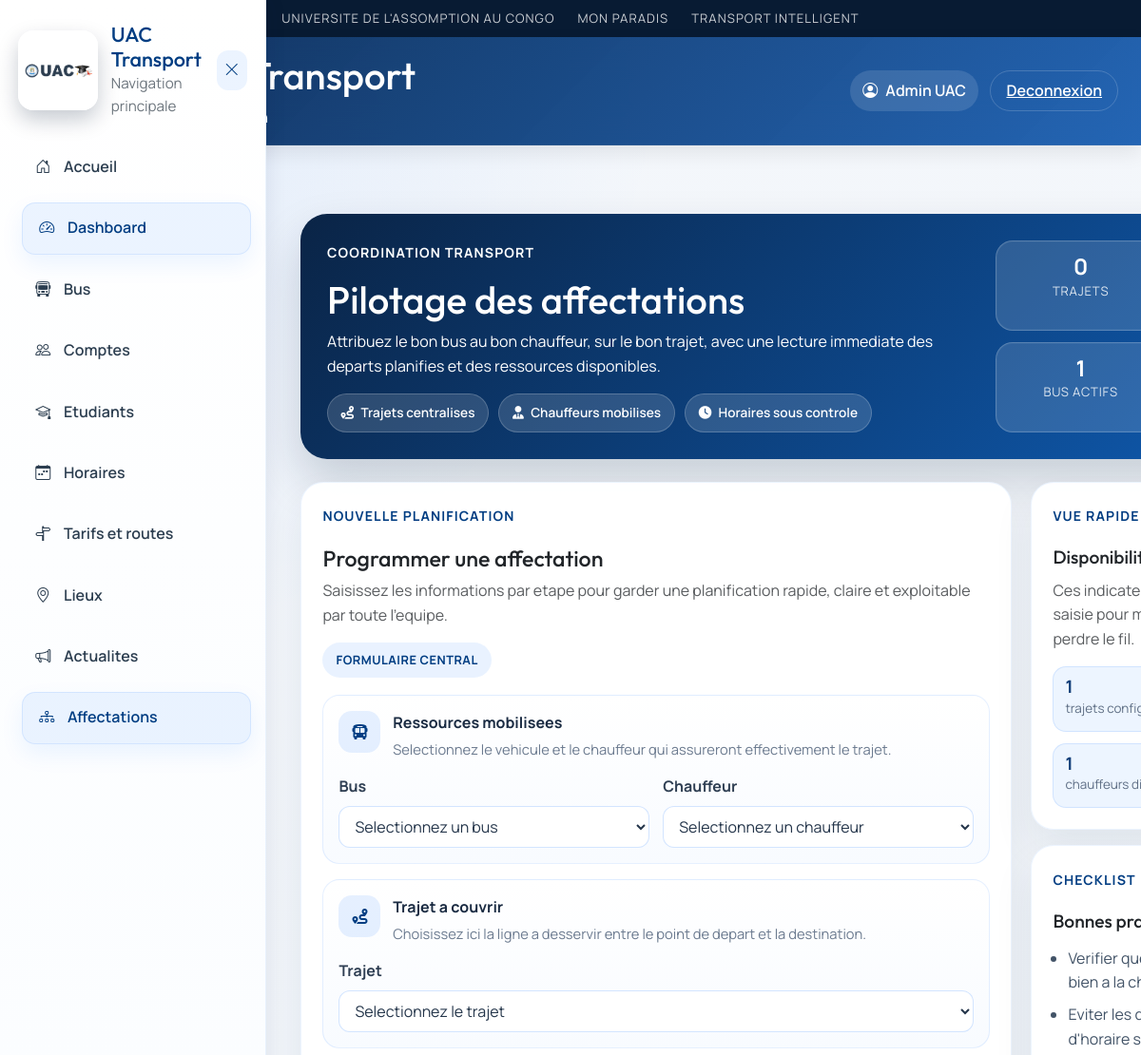
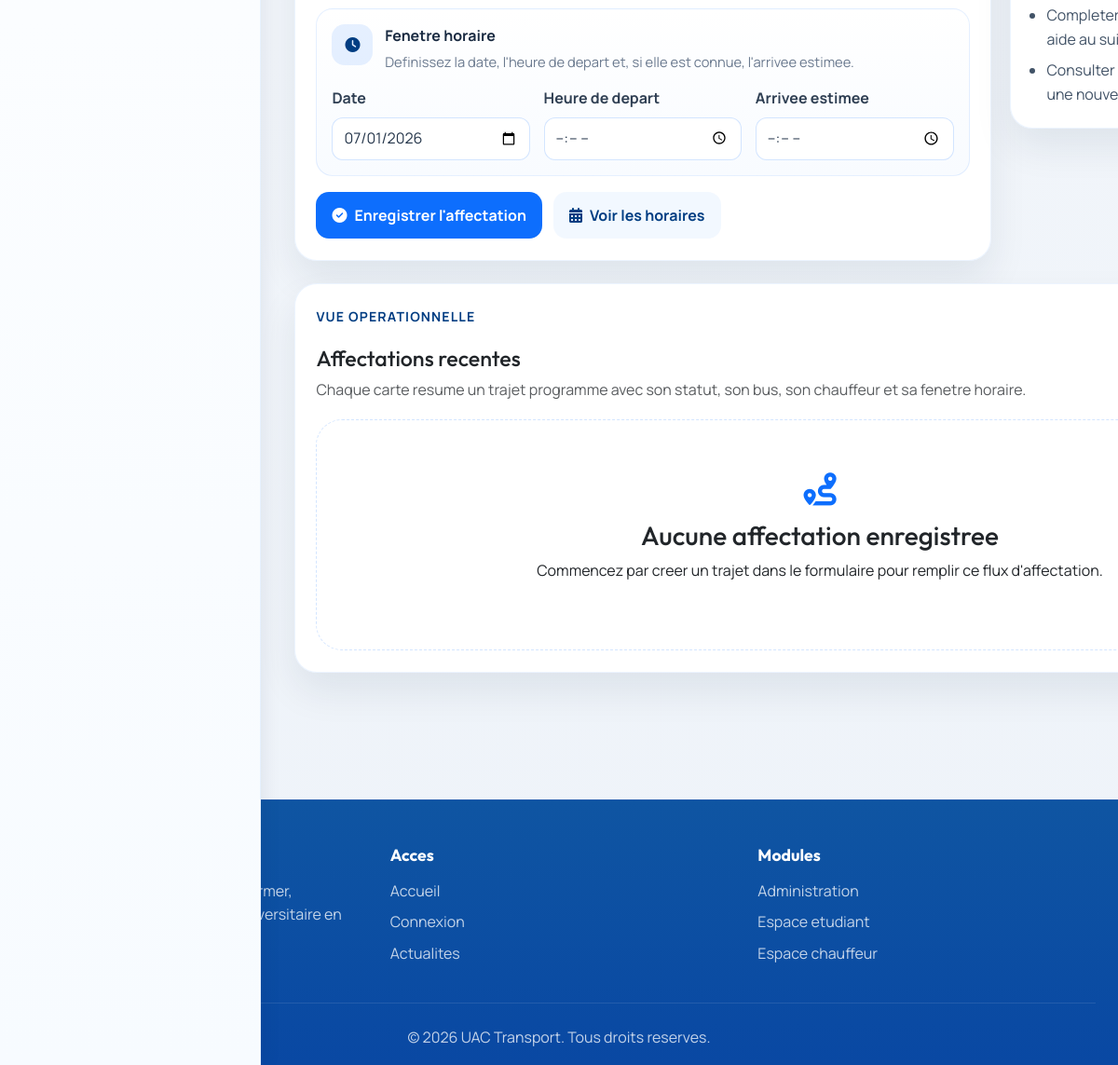
The page /admin/assignments (signed in) on the database as committed earlier (2 pictures, top to bottom).
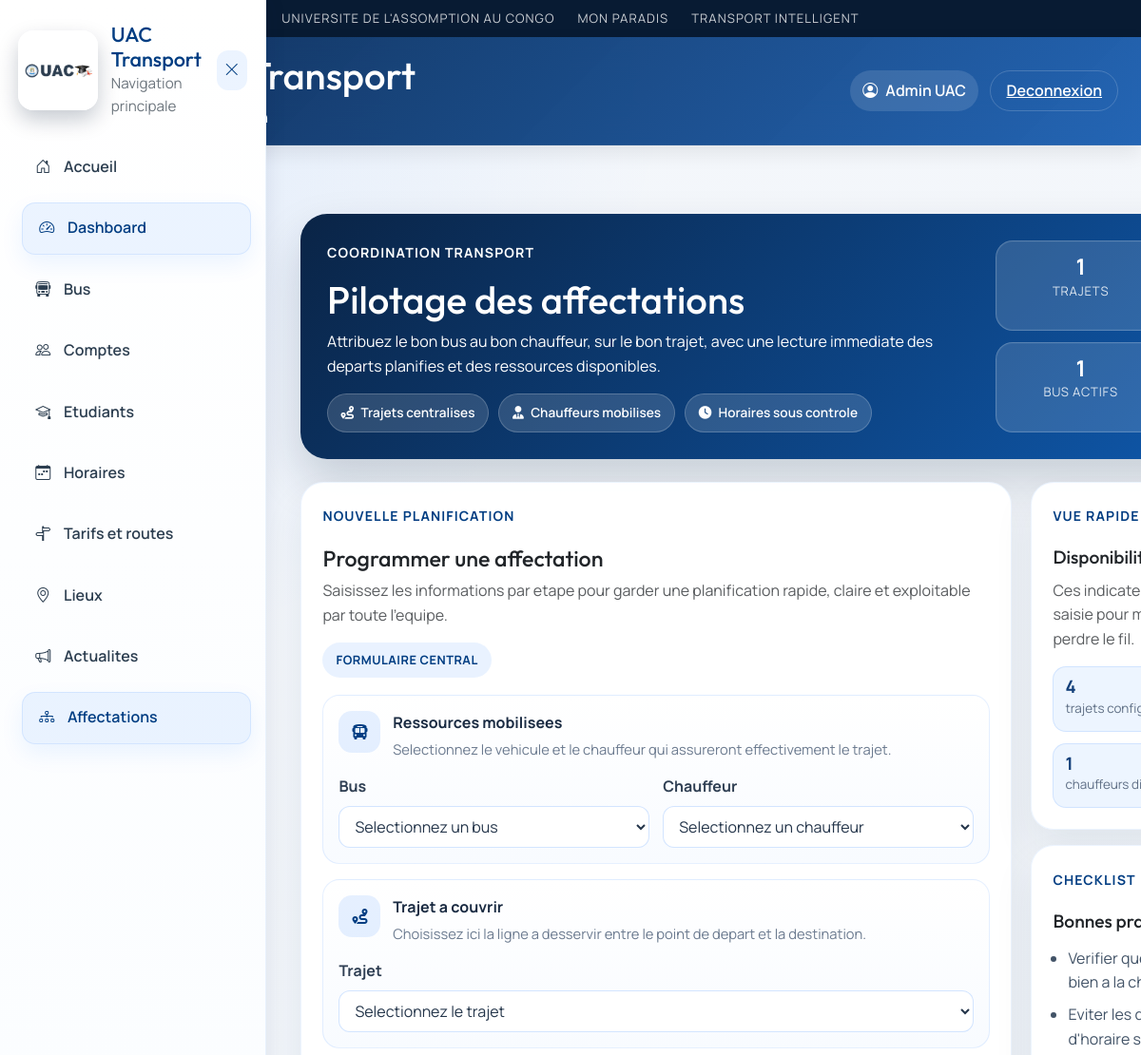
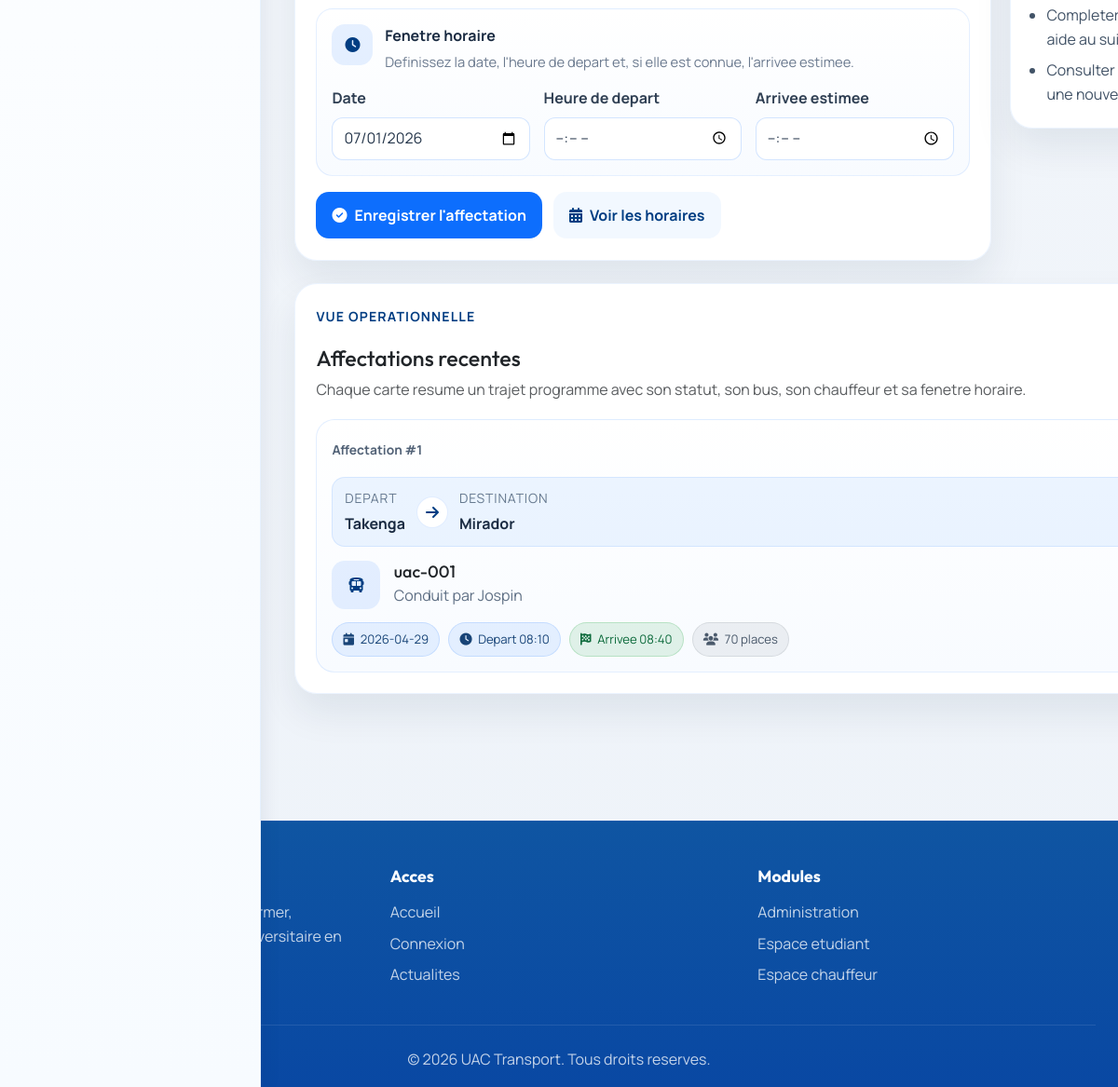
The same page on the database as committed later (2 pictures, top to bottom).
### tables this page shows
CREATE TABLE assignments (
        id INTEGER PRIMARY KEY AUTOINCREMENT,
        bus_id INTEGER NOT NULL,
        driver_id INTEGER NOT NULL,
        date TEXT,
        heure_depart TEXT,
        heure_arrivee TEXT,
        route_id INTEGER,
        statut TEXT DEFAULT 'planifie', statut_travail TEXT DEFAULT 'OUI',
        FOREIGN KEY(bus_id) REFERENCES buses(id),
        FOREIGN KEY(driver_id) REFERENCES drivers(id),
        FOREIGN KEY(route_id) REFERENCES routes(id)
    );

CREATE TABLE locations (
        id INTEGER PRIMARY KEY AUTOINCREMENT,
        nom TEXT NOT NULL UNIQUE,
        type TEXT NOT NULL,
        latitude REAL,
        longitude REAL
    );

CREATE TABLE buses (
        id INTEGER PRIMARY KEY AUTOINCREMENT,
        plaque TEXT NOT NULL,
        capacite INTEGER,
        statut TEXT DEFAULT 'actif'
    , current_lat REAL, current_lon REAL, dernier_arret TEXT);

CREATE TABLE users (
        id INTEGER PRIMARY KEY AUTOINCREMENT,
        nom TEXT NOT NULL,
        email TEXT UNIQUE NOT NULL,
        password TEXT NOT NULL,
        role TEXT NOT NULL
    , telephone TEXT, permis TEXT, photo_path TEXT, matricule TEXT);

### app.py (the view, shortened to what this page needs)
@app.route("/admin/assignments", methods=["GET", "POST"])
def admin_assignments():
    if session.get("role") != "admin":
        return redirect(url_for("login"))
    conn = get_db()
    buses = conn.execute("SELECT * FROM buses WHERE statut = 'actif'").fetchall()
    drivers = conn.execute("SELECT * FROM users WHERE role = 'driver'").fetchall()
    routes = conn.execute("""
        SELECT r.id, l1.nom AS depart, l2.nom AS destination, r.prix_aller, r.prix_retour
        FROM routes r
        LEFT JOIN locations l1 ON r.depart_id = l1.id
        LEFT JOIN locations l2 ON r.destination_id = l2.id
        ORDER BY l1.nom, l2.nom
    """).fetchall()
    assignments = conn.execute("""
        SELECT
            a.id,
            a.bus_id,
            a.driver_id,
            a.route_id,
            a.date,
            a.heure_depart,
            a.heure_arrivee,
            COALESCE(a.statut, 'planifie') AS statut,
            b.plaque,
            b.capacite,
            u.nom AS chauffeur,
            l1.nom AS depart,
            l2.nom AS destination
        FROM assignments a
        JOIN buses b ON a.bus_id = b.id
        JOIN users u ON a.driver_id = u.id
        LEFT JOIN routes r ON a.route_id = r.id
        LEFT JOIN locations l1 ON r.depart_id = l1.id
        LEFT JOIN locations l2 ON r.destination_id = l2.id
        ORDER BY a.date DESC, a.heure_depart ASC
    """).fetchall()
    today_iso = date.today().isoformat()
    assignment_stats = {
        "total": len(assignments),
        "today": sum(1 for assign in assignments if assign["date"] == today_iso),
        "active_buses": len(buses),
        "drivers": len(drivers),
        "routes": len(routes),
    }
    conn.close()
    return render_template(
        "admin/assignments.html",
        buses=buses,
        drivers=drivers,
        routes=routes,
        assignments=assignments,
        assignment_stats=assignment_stats,
        today_iso=today_iso,
    )

### app.py (called while the page is built)
def get_db():
    conn = sqlite3.connect(DATABASE)
    conn.row_factory = sqlite3.Row
    return conn

def get_current_user():
    user_id = session.get("user_id")
    if not user_id:
        return None
    conn = get_db()
    user = conn.execute("SELECT * FROM users WHERE id = ?", (user_id,)).fetchone()
    conn.close()
    return user

@app.context_processor
def inject_current_user():
    return {
        "current_user": get_current_user(),
        "profile_photo_url": profile_photo_url,
        "user_initials": get_user_initials,
    }

### templates/admin/assignments.html (shortened to what the changed rows need)
{% extends "base.html" %}
{% block content %}
<div class="container my-4 my-lg-5 admin-page admin-assignments-page">
    <section class="page-header mb-4 assignment-hero">
        <div class="assignment-hero-copy">
            <h1>Pilotage des affectations</h1>
        </div>
        <div class="assignment-header-stats">
            <div class="assignment-mini-stat">
                <strong>{{ assignment_stats.total }}</strong>
                <span>trajets</span>
            </div>
        </div>
    </section>
    <div class="assignment-layout">
        <section class="card border-0 assignment-form-card">
            <div class="card-body">
                <div class="assignment-card-head">
                    <div>
                        <h2>Programmer une affectation</h2>
                    </div>
                </div>
            </div>
        </section>
        <aside class="assignment-side-stack">
            <section class="card border-0 assignment-side-card assignment-side-card--focus">
                <div class="card-body">
                    <div class="assignment-side-metrics">
                        <div>
                            <strong>{{ assignment_stats.routes }}</strong>
                            <span>trajets configures</span>
                        </div>
                    </div>
                </div>
            </section>
        </aside>
    </div>
    <section class="card border-0 assignment-stream-card mt-4">
        <div class="card-body">
            <div class="assignment-card-head">
                <div>
                    <h2>Affectations recentes</h2>
                </div>
            </div>
            {% if assignments %}
            <div class="assignment-stream">
                {% for assign in assignments %}
                {% set status = assign.statut or 'planifie' %}
                <article class="assignment-item">
                    <div class="assignment-item-top">
                        <span class="assignment-item-label">Affectation #{{ assign.id }}</span>
                    </div>
                    <div class="assignment-route-visual">
                        <div class="assignment-stop">
                            <small>Depart</small>
                            <strong>{{ assign.depart or 'Trajet a definir' }}</strong>
                        </div>
                        <div class="assignment-route-arrow">
                            <i class="fas fa-arrow-right"></i>
                        </div>
                        <div class="assignment-stop">
                            <small>Destination</small>
                            <strong>{{ assign.destination or 'Destination a definir' }}</strong>
                        </div>
                    </div>
                    <div class="assignment-item-main">
                        <div class="assignment-icon">
                            <i class="fas fa-bus"></i>
                        </div>
                        <div class="assignment-copy">
                            <h3>{{ assign.plaque }}</h3>
                            <p>Conduit par {{ assign.chauffeur }}</p>
                        </div>
                    </div>
                    <div class="assignment-item-meta">
                        <span class="assignment-chip">
                            <i class="fas fa-calendar-day"></i>
                            {{ assign.date }}
                        </span>
                        <span class="assignment-chip">
                            <i class="fas fa-clock"></i>
                            Depart {{ assign.heure_depart }}
                        </span>
                        <span class="assignment-chip{% if assign.heure_arrivee %} assignment-chip--accent{% endif %}">
                            <i class="fas fa-flag-checkered"></i>
                            {% if assign.heure_arrivee %}Arrivee {{ assign.heure_arrivee }}{% else %}Arrivee non definie{% endif %}
                        </span>
                        <span class="assignment-chip assignment-chip--soft">
                            <i class="fas fa-users"></i>
                            {{ assign.capacite or 0 }} places
                        </span>
                    </div>
                </article>
                {% endfor %}
            </div>
            {% else %}
            <div class="empty-feed-state assignment-empty-state">
                <i class="fas fa-route"></i>
                <h3>Aucune affectation enregistree</h3>
                <p>Commencez par creer un trajet dans le formulaire pour remplir ce flux d'affectation.</p>
            </div>
            {% endif %}
        </div>
    </section>
</div>
{% endblock %}

Rows that differ between the two databases and show on the page:
added assignments: id "1", nom "Takenga", nom "Mirador", plaque "uac-001", chauffeur "Jospin", date "2026-04-29", heure_depart "08:10", heure_arrivee "08:40", capacite "70"
Other text that changed with them:
{{ assignment_stats.total }}: "0" → "1"
{{ assignment_stats.routes }}: "1" → "4"
text no longer shown: "Aucune affectation enregistree Commencez par creer un trajet dans le formulaire pour remplir ce flux d'affectation."
